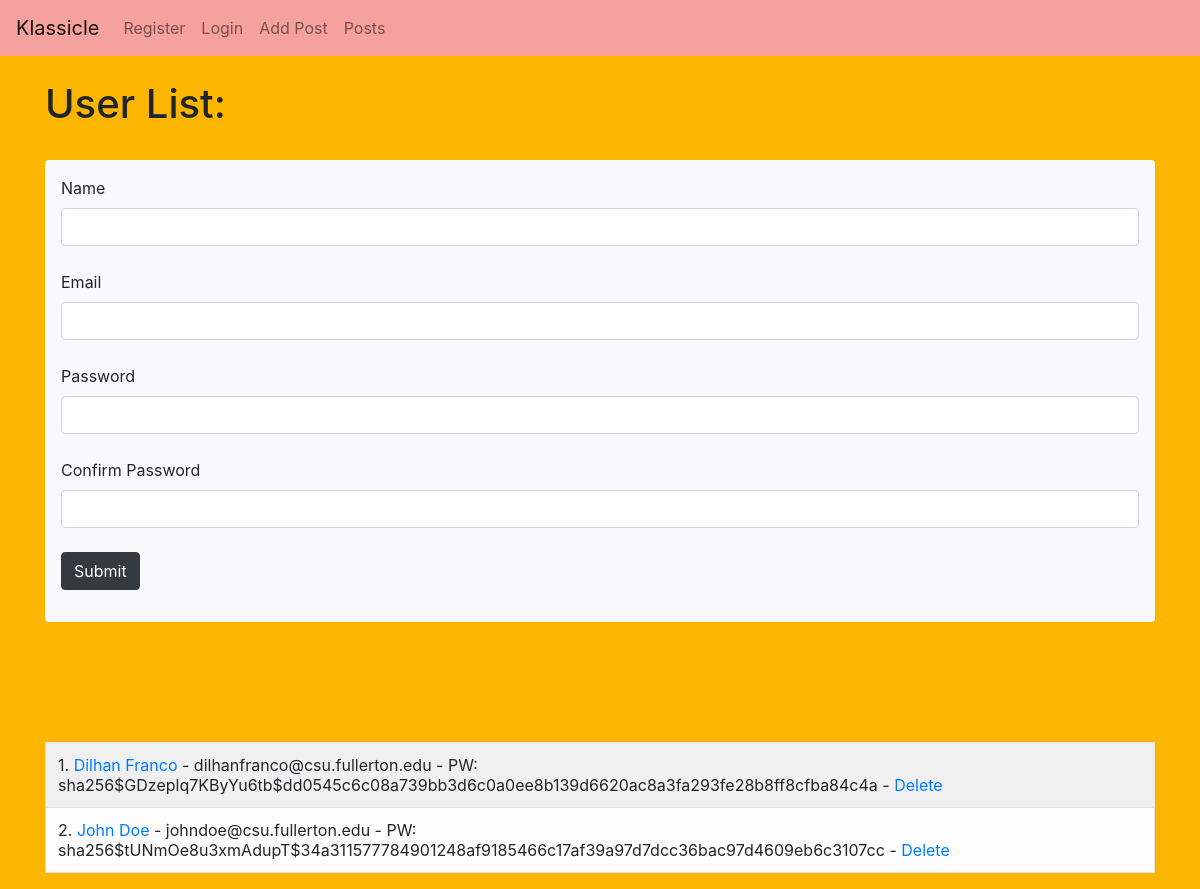
Screenshot of /user/add with the database file from the repository.
### app.py (models this page shows, shortened)
class Users(db.Model, UserMixin):
    id = db.Column(db.Integer, primary_key=True)
    name = db.Column(db.String(200), nullable=False)
    email = db.Column(db.String(200), nullable=False, unique=True)
    date_added = db.Column(db.DateTime, default=datetime.utcnow)
    password_hash = db.Column(db.String(128))
    posts = db.relationship('Posts', backref='poster')
    @property
    def password(self):
        raise AttributeError('Password is not a readable attribute!')

### app.py (the view, shortened to what this page needs)
@app.route('/user/add', methods = ['GET', 'POST'])
def add_user():
    name = None
    form = UserForm()
    our_users = Users.query.order_by(Users.date_added)
    return render_template("add_user.html", form=form, name=name, our_users=our_users)

### webforms.py
class UserForm(FlaskForm):
    name = StringField("Name", validators=[DataRequired()])
    email = StringField("Email", validators=[DataRequired()])
    password_hash = PasswordField("Password", validators=[DataRequired(), EqualTo('password_hash2', message='Passwords Must Match!')])
    password_hash2 = PasswordField("Confirm Password", validators=[DataRequired()])
    submit = SubmitField("Submit")

### templates/add_user.html (shortened to what this page needs)
{% extends 'base.html' %}
{% block content %}
{% if name %}
    <h1>User Added!</h1>
    <br/><br/><br/>
    <table class="table table-light table-hover table-bordered table-striped">
        {% for our_user in our_users %}
            <tr>
                <td>
                    {{ our_user.id }}.  <a href="{{ url_for('update', id=our_user.id )}}"> {{ our_user.name }} </a>
                    - {{ our_user.email }} <a href="{{ url_for('delete', id=our_user.id )}}">Delete</a>
                </td>
            </tr>
        {% endfor %}
    </table>
    <br/><br/>
{% else %}
    <h1>User List:</h1>
    <br/>
    <div class = "shadow-lg p-3 mb-5 bg-light rounded">
        <form method = "POST">
            {{ form.name.label(class="form-label") }}
            {{ form.name(class="form-control") }}
            <br/>
            {{ form.email.label(class="form-label") }}
            {{ form.email(class="form-control") }}
            <br/>
            {{ form.password_hash.label(class="form-label") }}
            {{ form.password_hash(class="form-control") }}
            <br/>
            {{ form.password_hash2.label(class="form-label") }}
            {{ form.password_hash2(class="form-control") }}
            <br/>
            {{form.submit(class="btn btn-dark")}}
        </form>
    </div>
<br/><br/><br/>
<table class="table table-light table-hover table-bordered table-striped">
    {% for our_user in our_users %}
        <tr>
            <td>{{ our_user.id }}. <a href="{{ url_for('update', id=our_user.id )}}"> {{ our_user.name }} </a> - {{ our_user.email }}
                - PW: {{ our_user.password_hash }} - <a href="{{ url_for('delete', id=our_user.id )}}">Delete</a></td>
        </tr>
    {% endfor %}
</table>
    {% endif %}
{% endblock %}

### rows the page displays
Users: id "1", name "Dilhan Franco", email "dilhanfranco@csu.fullerton.edu", password_hash "sha256$GDzeplq7KByYu6tb$dd0545c6c08a739bb3d6c0a0ee8b139d6620ac8a3fa293fe28b8ff8cfba84c4a"
Users: id "2", name "John Doe", email "johndoe@csu.fullerton.edu", password_hash "sha256$tUNmOe8u3xmAdupT$34a311577784901248af9185466c17af39a97d7dcc36bac97d4609eb6c3107cc"
